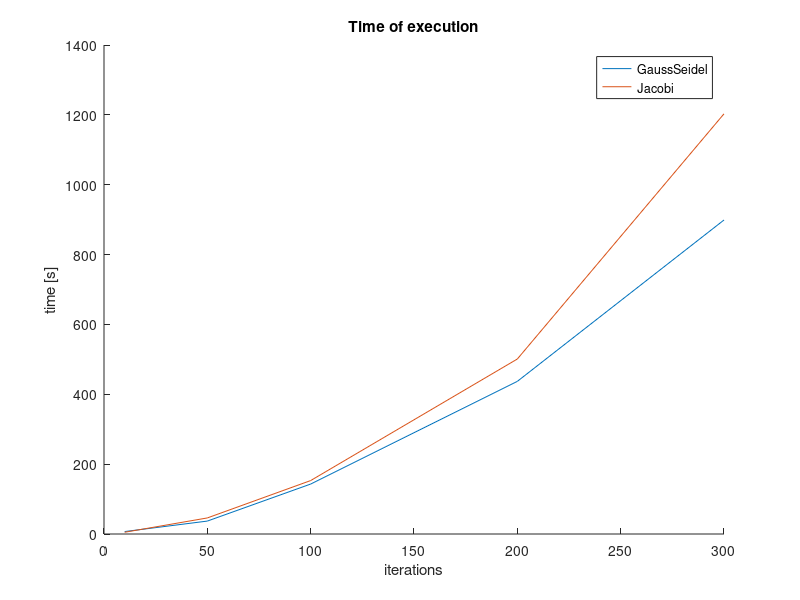

Reproduce this figure in MATLAB.
N = [10, 50, 100, 200, 300];

GaussSeidel = csvread('GaussSeidel.csv')
Jacobi = csvread('Jacobi.csv')

hold on
plot(N, GaussSeidel);
plot(N, Jacobi);
legend('GaussSeidel', 'Jacobi');
title("Time of execution");
ylabel("time [s]");
xlabel("iterations");
hold off
saveas(gcf, '/home/mikibak/matrix-operations-cpp/plots/iteracje.png');